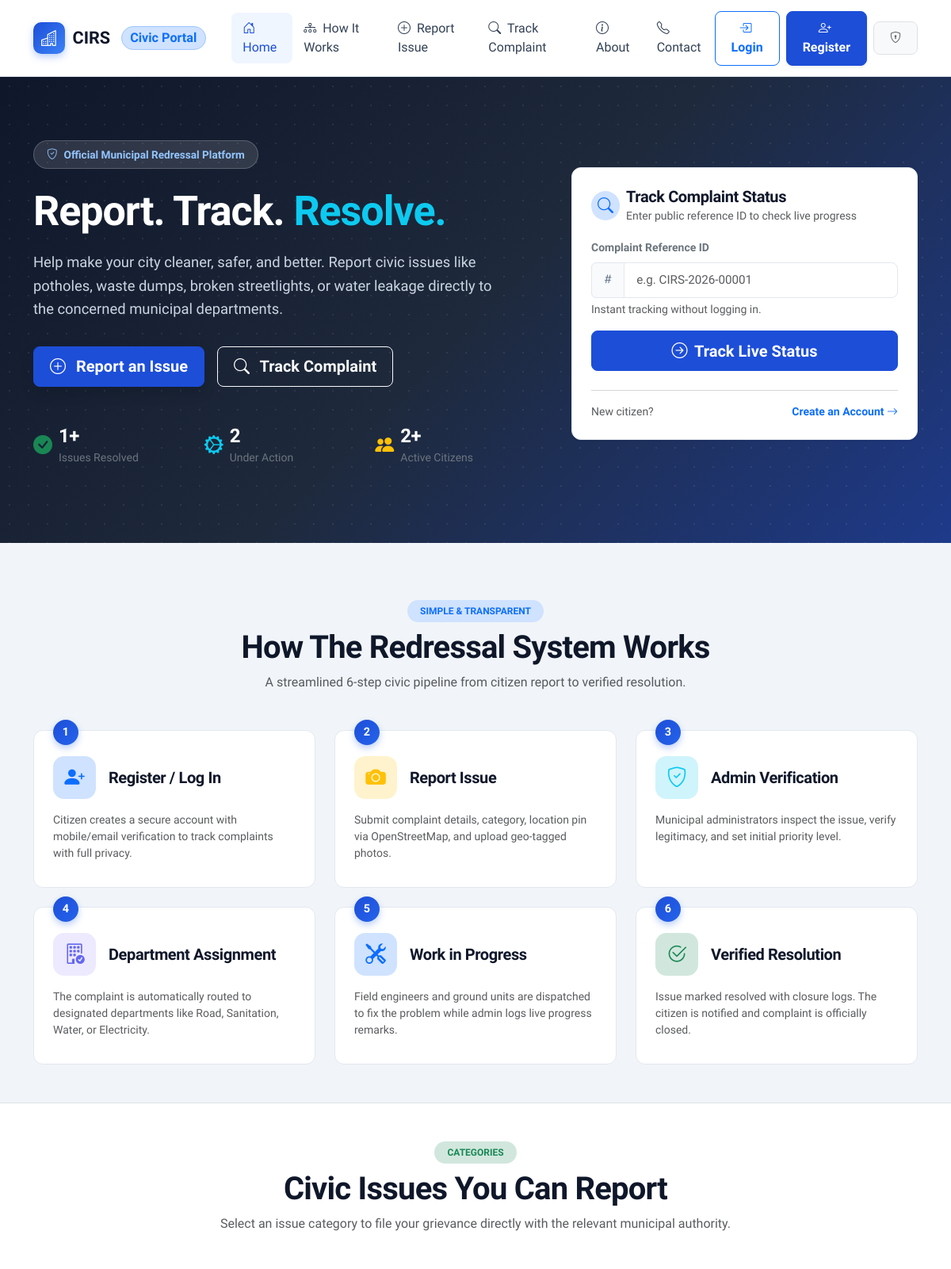
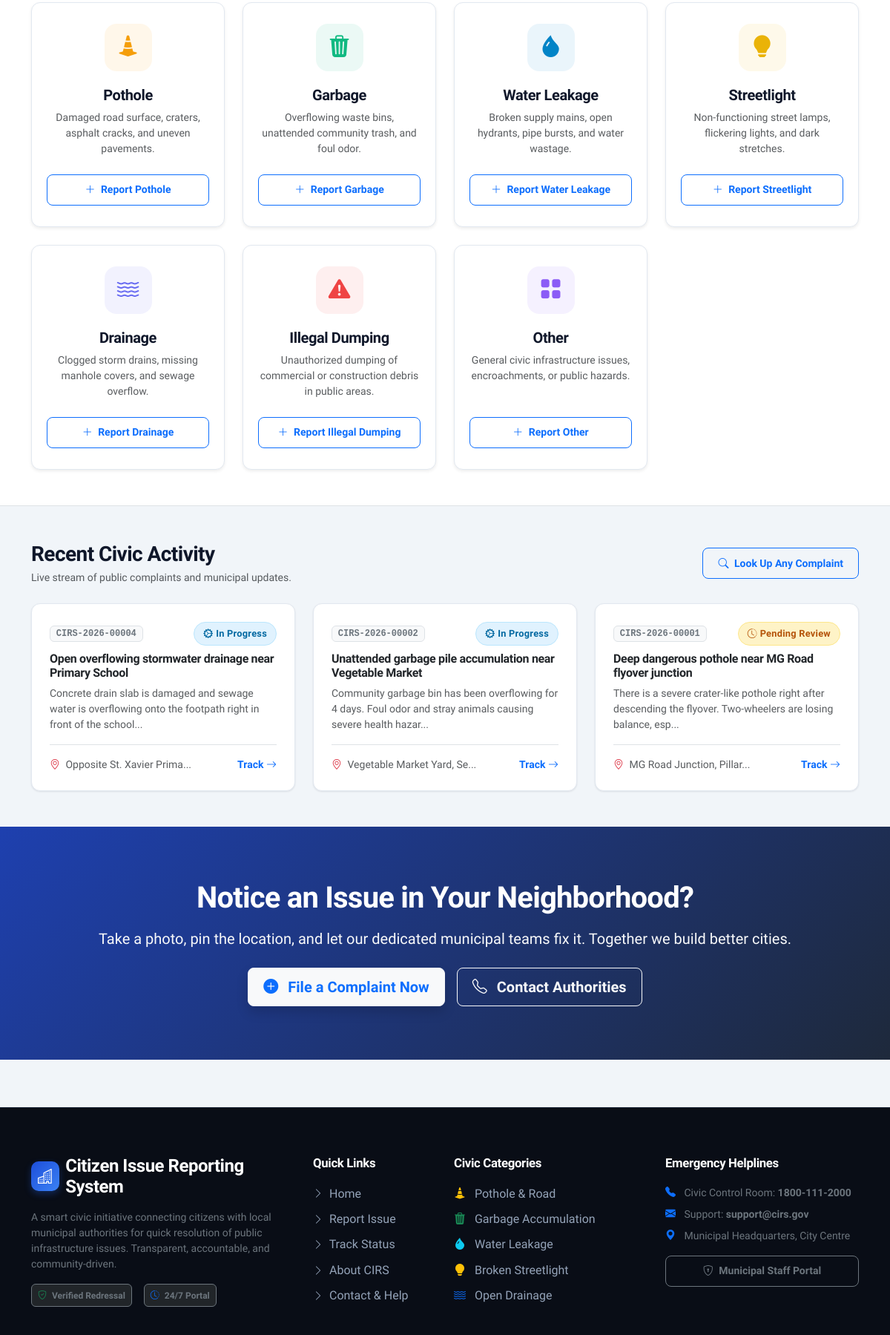
The page / (upper part) on the database its author committed (2 pictures, top to bottom).
### tables this page shows
CREATE TABLE IF NOT EXISTS `complaints` (
  `id` INT AUTO_INCREMENT PRIMARY KEY,
  `complaint_id` VARCHAR(30) NOT NULL UNIQUE,
  `user_id` INT NOT NULL,
  `department_id` INT DEFAULT NULL,
  `category` ENUM('Pothole', 'Garbage', 'Water Leakage', 'Streetlight', 'Drainage', 'Illegal Dumping', 'Other') NOT NULL,
  `title` VARCHAR(200) NOT NULL,
  `description` TEXT NOT NULL,
  `location` VARCHAR(255) NOT NULL,
  `latitude` DECIMAL(10, 8) DEFAULT NULL,
  `longitude` DECIMAL(11, 8) DEFAULT NULL,
  `image` VARCHAR(255) DEFAULT NULL,
  `priority` ENUM('Low', 'Medium', 'High', 'Emergency') DEFAULT 'Medium',
  `status` ENUM('PENDING', 'IN PROGRESS', 'RESOLVED') DEFAULT 'PENDING',
  `is_verified` TINYINT(1) DEFAULT 0,
  `verified_at` TIMESTAMP NULL DEFAULT NULL,
  `assigned_at` TIMESTAMP NULL DEFAULT NULL,
  `resolved_at` TIMESTAMP NULL DEFAULT NULL,
  `created_at` TIMESTAMP DEFAULT CURRENT_TIMESTAMP,
  `updated_at` TIMESTAMP DEFAULT CURRENT_TIMESTAMP ON UPDATE CURRENT_TIMESTAMP,
  CONSTRAINT `fk_complaint_user` FOREIGN KEY (`user_id`) REFERENCES `users` (`id`) ON DELETE CASCADE,
  CONSTRAINT `fk_complaint_dept` FOREIGN KEY (`department_id`) REFERENCES `departments` (`id`) ON DELETE SET NULL
);

### index.php (the view, shortened to what the rows shown need)
<?php
require_once __DIR__ . '/config/database.php';
require_once __DIR__ . '/includes/functions.php';
$recent_complaints = [];
try {
    $stmt_feed = $pdo->query("SELECT c.*, d.department_name
        FROM complaints c
        LEFT JOIN departments d ON c.department_id = d.id
        ORDER BY c.created_at DESC LIMIT 3");
    $recent_complaints = $stmt_feed->fetchAll();
} catch (Exception $e) {}
require_once __DIR__ . '/includes/header.php';
?>
<main>
    <section class="hero-section">
        <div class="container position-relative">
            <div class="row align-items-center g-5">
                <div class="col-lg-7">
                    <h1 class="hero-title">
                        Report. Track. <span class="text-info">Resolve.</span>
                    </h1>
                </div>
            </div>
        </div>
    </section>
    <section id="how-it-works" class="py-5">
        <div class="container">
            <div class="text-center max-w-700 mx-auto mb-5">
                <h2 class="mt-2 fw-bold display-6">How The Redressal System Works</h2>
            </div>
        </div>
    </section>
    <section class="py-5 bg-white border-top border-bottom">
        <div class="container">
            <div class="text-center max-w-700 mx-auto mb-5">
                <h2 class="mt-2 fw-bold display-6">Civic Issues You Can Report</h2>
            </div>
        </div>
    </section>
    <?php if (!empty($recent_complaints)): ?>
    <section class="py-5">
        <div class="container">
            <div class="row g-4">
                <?php foreach ($recent_complaints as $c): ?>
                    <div class="col-lg-4 col-md-6">
                        <div class="cirs-card h-100 p-4 d-flex flex-column justify-content-between">
                            <div>
                                <div class="d-flex justify-content-between align-items-center mb-2">
                                    <span class="badge bg-light text-secondary border font-monospace fw-bold"><?= sanitize($c['complaint_id']) ?></span>
                                    <?= getStatusBadge($c['status']) ?>
                                </div>
                                <h6 class="fw-bold text-dark mt-2 mb-2"><?= sanitize($c['title']) ?></h6>
                                <p class="text-muted small mb-3"><?= sanitize(substr($c['description'], 0, 110)) ?>...</p>
                            </div>
                            <div class="pt-3 border-top d-flex justify-content-between align-items-center small">
                                <span class="text-muted"><i class="bi bi-geo-alt me-1 text-danger"></i> <?= sanitize(substr($c['location'], 0, 25)) ?>...</span>
                                <a href="<?= BASE_URL ?>/track.php?id=<?= urlencode($c['complaint_id']) ?>" class="fw-bold text-primary">Track <i class="bi bi-arrow-right"></i></a>
                            </div>
                        </div>
                    </div>
                <?php endforeach; ?>
            </div>
        </div>
    </section>
    <?php endif; ?>
    <section class="py-5 text-white" style="background: linear-gradient(135deg, #1e40af 0%, #1e293b 100%);">
        <div class="container py-4 text-center">
            <h2 class="display-6 fw-bold text-white mb-3">Notice an Issue in Your Neighborhood?</h2>
        </div>
    </section>
</main>
<?php require_once __DIR__ . '/includes/footer.php'; ?>

### includes/functions.php (shortened to what the rows shown need)
<?php
require_once __DIR__ . '/../config/config.php';
function sanitize($data) {
    return htmlspecialchars(trim((string)$data), ENT_QUOTES, 'UTF-8');
}
function getStatusBadge($status) {
    global $STATUS_CONFIG;
    $status = strtoupper($status);
    $conf = $STATUS_CONFIG[$status] ?? [
        'label' => $status,
        'badge' => 'badge-pending',
        'icon' => 'bi-clock'
    ];
    return '<span class="status-badge ' . $conf['badge'] . '"><i class="bi ' . $conf['icon'] . ' me-1"></i>' . $conf['label'] . '</span>';
}

### rows shown on the page
complaints: complaint "CIRS-2026-00004", status "In Progress", title "Open overflowing stormwater drainage near Primary School", description "Concrete drain slab is damaged and sewage water is overflowing onto the footpath right in front of the school", location "Opposite St. Xavier Prima"
complaints: complaint "CIRS-2026-00002", status "In Progress", title "Unattended garbage pile accumulation near Vegetable Market", description "Community garbage bin has been overflowing for 4 days. Foul odor and stray animals causing severe health hazar", location "Vegetable Market Yard, Se"
complaints: complaint "CIRS-2026-00001", status "Pending Review", title "Deep dangerous pothole near MG Road flyover junction", description "There is a severe crater-like pothole right after descending the flyover. Two-wheelers are losing balance, esp", location "MG Road Junction, Pillar"

### other values the page prints
APP_SHORT_NAME "CIRS"
$stats['resolved'] "1"
$stats['in_progress'] "2"
$stats['citizens'] "2"
$cat_name "Pothole"
$cat_info['desc'] "Damaged road surface, craters, asphalt cracks, and uneven pavements."
$cat_name "Garbage"
$cat_info['desc'] "Overflowing waste bins, unattended community trash, and foul odor."
$cat_name "Water Leakage"
$cat_info['desc'] "Broken supply mains, open hydrants, pipe bursts, and water wastage."
$cat_name "Streetlight"
$cat_info['desc'] "Non-functioning street lamps, flickering lights, and dark stretches."
$cat_name "Drainage"
$cat_info['desc'] "Clogged storm drains, missing manhole covers, and sewage overflow."
$cat_name "Illegal Dumping"
